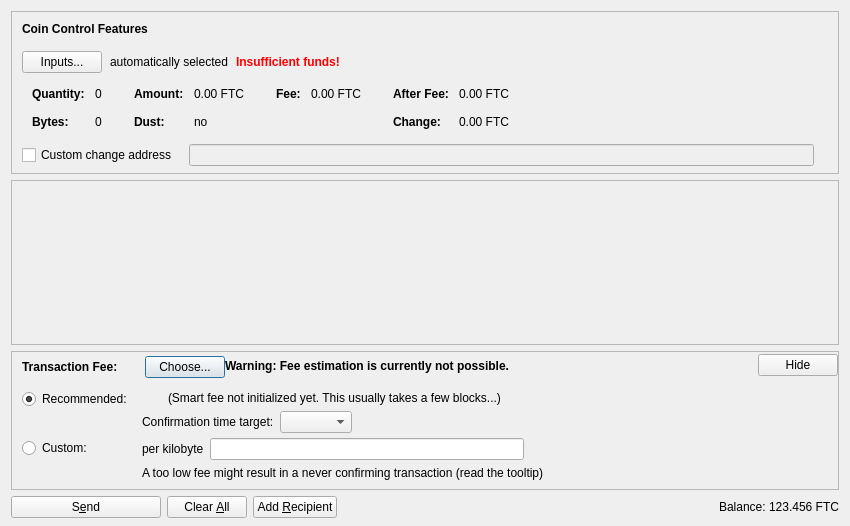
<?xml version="1.0" encoding="UTF-8"?>
<ui version="4.0">
 <class>SendCoinsDialog</class>
 <widget class="QDialog" name="SendCoinsDialog">
  <property name="geometry">
   <rect>
    <x>0</x>
    <y>0</y>
    <width>850</width>
    <height>526</height>
   </rect>
  </property>
  <property name="windowTitle">
   <string>Send Coins</string>
  </property>
  <layout class="QVBoxLayout" name="verticalLayout" stretch="0,1,0,0">
   <property name="bottomMargin">
    <number>8</number>
   </property>
   <item>
    <widget class="QFrame" name="frameCoinControl">
     <property name="sizePolicy">
      <sizepolicy hsizetype="Expanding" vsizetype="Expanding">
       <horstretch>0</horstretch>
       <verstretch>0</verstretch>
      </sizepolicy>
     </property>
     <property name="maximumSize">
      <size>
       <width>16777215</width>
       <height>16777215</height>
      </size>
     </property>
     <property name="frameShape">
      <enum>QFrame::StyledPanel</enum>
     </property>
     <property name="frameShadow">
      <enum>QFrame::Sunken</enum>
     </property>
     <layout class="QVBoxLayout" name="verticalLayoutCoinControl2">
      <property name="spacing">
       <number>0</number>
      </property>
      <property name="leftMargin">
       <number>0</number>
      </property>
      <property name="topMargin">
       <number>0</number>
      </property>
      <property name="rightMargin">
       <number>0</number>
      </property>
      <property name="bottomMargin">
       <number>6</number>
      </property>
      <item>
       <layout class="QVBoxLayout" name="verticalLayoutCoinControl" stretch="0,0,0,0,1">
        <property name="spacing">
         <number>0</number>
        </property>
        <property name="leftMargin">
         <number>10</number>
        </property>
        <property name="topMargin">
         <number>10</number>
        </property>
        <item>
         <layout class="QHBoxLayout" name="horizontalLayoutCoinControl1">
          <property name="bottomMargin">
           <number>15</number>
          </property>
          <item>
           <widget class="QLabel" name="labelCoinControlFeatures">
            <property name="sizePolicy">
             <sizepolicy hsizetype="Preferred" vsizetype="Maximum">
              <horstretch>0</horstretch>
              <verstretch>0</verstretch>
             </sizepolicy>
            </property>
            <property name="font">
             <font>
              <weight>75</weight>
              <bold>true</bold>
             </font>
            </property>
            <property name="styleSheet">
             <string notr="true">font-weight:bold;</string>
            </property>
            <property name="text">
             <string>Coin Control Features</string>
            </property>
           </widget>
          </item>
         </layout>
        </item>
        <item>
         <layout class="QHBoxLayout" name="horizontalLayoutCoinControl2" stretch="0,0,0,0">
          <property name="spacing">
           <number>8</number>
          </property>
          <property name="bottomMargin">
           <number>10</number>
          </property>
          <item>
           <widget class="QPushButton" name="pushButtonCoinControl">
            <property name="styleSheet">
             <string notr="true"/>
            </property>
            <property name="text">
             <string>Inputs...</string>
            </property>
            <property name="autoDefault">
             <bool>false</bool>
            </property>
           </widget>
          </item>
          <item>
           <widget class="QLabel" name="labelCoinControlAutomaticallySelected">
            <property name="text">
             <string>automatically selected</string>
            </property>
            <property name="margin">
             <number>5</number>
            </property>
           </widget>
          </item>
          <item>
           <widget class="QLabel" name="labelCoinControlInsuffFunds">
            <property name="font">
             <font>
              <weight>75</weight>
              <bold>true</bold>
             </font>
            </property>
            <property name="styleSheet">
             <string notr="true">color:red;font-weight:bold;</string>
            </property>
            <property name="text">
             <string>Insufficient funds!</string>
            </property>
            <property name="margin">
             <number>5</number>
            </property>
           </widget>
          </item>
          <item>
           <spacer name="horizontalSpacerCoinControl">
            <property name="orientation">
             <enum>Qt::Horizontal</enum>
            </property>
            <property name="sizeHint" stdset="0">
             <size>
              <width>40</width>
              <height>1</height>
             </size>
            </property>
           </spacer>
          </item>
         </layout>
        </item>
        <item>
         <widget class="QWidget" name="widgetCoinControl" native="true">
          <property name="sizePolicy">
           <sizepolicy hsizetype="Preferred" vsizetype="Preferred">
            <horstretch>0</horstretch>
            <verstretch>0</verstretch>
           </sizepolicy>
          </property>
          <property name="minimumSize">
           <size>
            <width>0</width>
            <height>0</height>
           </size>
          </property>
          <property name="styleSheet">
           <string notr="true"/>
          </property>
          <layout class="QHBoxLayout" name="horizontalLayoutCoinControl5">
           <property name="leftMargin">
            <number>0</number>
           </property>
           <property name="topMargin">
            <number>0</number>
           </property>
           <property name="rightMargin">
            <number>0</number>
           </property>
           <property name="bottomMargin">
            <number>0</number>
           </property>
           <item>
            <layout class="QHBoxLayout" name="horizontalLayoutCoinControl3" stretch="0,0,0,1">
             <property name="spacing">
              <number>20</number>
             </property>
             <property name="topMargin">
              <number>0</number>
             </property>
             <property name="bottomMargin">
              <number>10</number>
             </property>
             <item>
              <layout class="QFormLayout" name="formLayoutCoinControl1">
               <property name="horizontalSpacing">
                <number>10</number>
               </property>
               <property name="verticalSpacing">
                <number>14</number>
               </property>
               <property name="leftMargin">
                <number>10</number>
               </property>
               <property name="topMargin">
                <number>4</number>
               </property>
               <property name="rightMargin">
                <number>6</number>
               </property>
               <item row="0" column="0">
                <widget class="QLabel" name="labelCoinControlQuantityText">
                 <property name="font">
                  <font>
                   <weight>75</weight>
                   <bold>true</bold>
                  </font>
                 </property>
                 <property name="text">
                  <string>Quantity:</string>
                 </property>
                 <property name="margin">
                  <number>0</number>
                 </property>
                </widget>
               </item>
               <item row="0" column="1">
                <widget class="QLabel" name="labelCoinControlQuantity">
                 <property name="cursor">
                  <cursorShape>IBeamCursor</cursorShape>
                 </property>
                 <property name="contextMenuPolicy">
                  <enum>Qt::ActionsContextMenu</enum>
                 </property>
                 <property name="text">
                  <string notr="true">0</string>
                 </property>
                 <property name="margin">
                  <number>0</number>
                 </property>
                 <property name="textInteractionFlags">
                  <set>Qt::LinksAccessibleByMouse|Qt::TextSelectableByKeyboard|Qt::TextSelectableByMouse</set>
                 </property>
                </widget>
               </item>
               <item row="1" column="0">
                <widget class="QLabel" name="labelCoinControlBytesText">
                 <property name="font">
                  <font>
                   <weight>75</weight>
                   <bold>true</bold>
                  </font>
                 </property>
                 <property name="text">
                  <string>Bytes:</string>
                 </property>
                </widget>
               </item>
               <item row="1" column="1">
                <widget class="QLabel" name="labelCoinControlBytes">
                 <property name="cursor">
                  <cursorShape>IBeamCursor</cursorShape>
                 </property>
                 <property name="contextMenuPolicy">
                  <enum>Qt::ActionsContextMenu</enum>
                 </property>
                 <property name="text">
                  <string notr="true">0</string>
                 </property>
                 <property name="textInteractionFlags">
                  <set>Qt::LinksAccessibleByMouse|Qt::TextSelectableByKeyboard|Qt::TextSelectableByMouse</set>
                 </property>
                </widget>
               </item>
              </layout>
             </item>
             <item>
              <layout class="QFormLayout" name="formLayoutCoinControl2">
               <property name="horizontalSpacing">
                <number>10</number>
               </property>
               <property name="verticalSpacing">
                <number>14</number>
               </property>
               <property name="leftMargin">
                <number>6</number>
               </property>
               <property name="topMargin">
                <number>4</number>
               </property>
               <property name="rightMargin">
                <number>6</number>
               </property>
               <item row="0" column="0">
                <widget class="QLabel" name="labelCoinControlAmountText">
                 <property name="font">
                  <font>
                   <weight>75</weight>
                   <bold>true</bold>
                  </font>
                 </property>
                 <property name="text">
                  <string>Amount:</string>
                 </property>
                 <property name="margin">
                  <number>0</number>
                 </property>
                </widget>
               </item>
               <item row="0" column="1">
                <widget class="QLabel" name="labelCoinControlAmount">
                 <property name="cursor">
                  <cursorShape>IBeamCursor</cursorShape>
                 </property>
                 <property name="contextMenuPolicy">
                  <enum>Qt::ActionsContextMenu</enum>
                 </property>
                 <property name="text">
                  <string notr="true">0.00 FTC</string>
                 </property>
                 <property name="textInteractionFlags">
                  <set>Qt::LinksAccessibleByMouse|Qt::TextSelectableByKeyboard|Qt::TextSelectableByMouse</set>
                 </property>
                </widget>
               </item>
               <item row="1" column="0">
                <widget class="QLabel" name="labelCoinControlLowOutputText">
                 <property name="font">
                  <font>
                   <weight>75</weight>
                   <bold>true</bold>
                  </font>
                 </property>
                 <property name="text">
                  <string>Dust:</string>
                 </property>
                </widget>
               </item>
               <item row="1" column="1">
                <widget class="QLabel" name="labelCoinControlLowOutput">
                 <property name="cursor">
                  <cursorShape>IBeamCursor</cursorShape>
                 </property>
                 <property name="contextMenuPolicy">
                  <enum>Qt::ActionsContextMenu</enum>
                 </property>
                 <property name="text">
                  <string notr="true">no</string>
                 </property>
                 <property name="textInteractionFlags">
                  <set>Qt::LinksAccessibleByMouse|Qt::TextSelectableByKeyboard|Qt::TextSelectableByMouse</set>
                 </property>
                </widget>
               </item>
              </layout>
             </item>
             <item>
              <layout class="QFormLayout" name="formLayoutCoinControl3">
               <property name="horizontalSpacing">
                <number>10</number>
               </property>
               <property name="verticalSpacing">
                <number>14</number>
               </property>
               <property name="leftMargin">
                <number>6</number>
               </property>
               <property name="topMargin">
                <number>4</number>
               </property>
               <property name="rightMargin">
                <number>6</number>
               </property>
               <item row="0" column="0">
                <widget class="QLabel" name="labelCoinControlFeeText">
                 <property name="font">
                  <font>
                   <weight>75</weight>
                   <bold>true</bold>
                  </font>
                 </property>
                 <property name="text">
                  <string>Fee:</string>
                 </property>
                 <property name="margin">
                  <number>0</number>
                 </property>
                </widget>
               </item>
               <item row="0" column="1">
                <widget class="QLabel" name="labelCoinControlFee">
                 <property name="cursor">
                  <cursorShape>IBeamCursor</cursorShape>
                 </property>
                 <property name="contextMenuPolicy">
                  <enum>Qt::ActionsContextMenu</enum>
                 </property>
                 <property name="text">
                  <string notr="true">0.00 FTC</string>
                 </property>
                 <property name="textInteractionFlags">
                  <set>Qt::LinksAccessibleByMouse|Qt::TextSelectableByKeyboard|Qt::TextSelectableByMouse</set>
                 </property>
                </widget>
               </item>
              </layout>
             </item>
             <item>
              <layout class="QFormLayout" name="formLayoutCoinControl4">
               <property name="horizontalSpacing">
                <number>10</number>
               </property>
               <property name="verticalSpacing">
                <number>14</number>
               </property>
               <property name="leftMargin">
                <number>6</number>
               </property>
               <property name="topMargin">
                <number>4</number>
               </property>
               <property name="rightMargin">
                <number>6</number>
               </property>
               <item row="0" column="0">
                <widget class="QLabel" name="labelCoinControlAfterFeeText">
                 <property name="font">
                  <font>
                   <weight>75</weight>
                   <bold>true</bold>
                  </font>
                 </property>
                 <property name="text">
                  <string>After Fee:</string>
                 </property>
                 <property name="margin">
                  <number>0</number>
                 </property>
                </widget>
               </item>
               <item row="0" column="1">
                <widget class="QLabel" name="labelCoinControlAfterFee">
                 <property name="cursor">
                  <cursorShape>IBeamCursor</cursorShape>
                 </property>
                 <property name="contextMenuPolicy">
                  <enum>Qt::ActionsContextMenu</enum>
                 </property>
                 <property name="text">
                  <string notr="true">0.00 FTC</string>
                 </property>
                 <property name="textInteractionFlags">
                  <set>Qt::LinksAccessibleByMouse|Qt::TextSelectableByKeyboard|Qt::TextSelectableByMouse</set>
                 </property>
                </widget>
               </item>
               <item row="1" column="0">
                <widget class="QLabel" name="labelCoinControlChangeText">
                 <property name="font">
                  <font>
                   <weight>75</weight>
                   <bold>true</bold>
                  </font>
                 </property>
                 <property name="text">
                  <string>Change:</string>
                 </property>
                </widget>
               </item>
               <item row="1" column="1">
                <widget class="QLabel" name="labelCoinControlChange">
                 <property name="cursor">
                  <cursorShape>IBeamCursor</cursorShape>
                 </property>
                 <property name="contextMenuPolicy">
                  <enum>Qt::ActionsContextMenu</enum>
                 </property>
                 <property name="text">
                  <string notr="true">0.00 FTC</string>
                 </property>
                 <property name="textInteractionFlags">
                  <set>Qt::LinksAccessibleByMouse|Qt::TextSelectableByKeyboard|Qt::TextSelectableByMouse</set>
                 </property>
                </widget>
               </item>
              </layout>
             </item>
            </layout>
           </item>
          </layout>
         </widget>
        </item>
        <item>
         <layout class="QHBoxLayout" name="horizontalLayoutCoinControl4" stretch="0,0,0">
          <property name="spacing">
           <number>12</number>
          </property>
          <property name="sizeConstraint">
           <enum>QLayout::SetDefaultConstraint</enum>
          </property>
          <property name="topMargin">
           <number>5</number>
          </property>
          <property name="rightMargin">
           <number>5</number>
          </property>
          <item>
           <widget class="QCheckBox" name="checkBoxCoinControlChange">
            <property name="toolTip">
             <string>If this is activated, but the change address is empty or invalid, change will be sent to a newly generated address.</string>
            </property>
            <property name="text">
             <string>Custom change address</string>
            </property>
           </widget>
          </item>
          <item>
           <widget class="QValidatedLineEdit" name="lineEditCoinControlChange">
            <property name="enabled">
             <bool>false</bool>
            </property>
            <property name="sizePolicy">
             <sizepolicy hsizetype="Expanding" vsizetype="Fixed">
              <horstretch>0</horstretch>
              <verstretch>0</verstretch>
             </sizepolicy>
            </property>
           </widget>
          </item>
          <item>
           <widget class="QLabel" name="labelCoinControlChangeLabel">
            <property name="sizePolicy">
             <sizepolicy hsizetype="Preferred" vsizetype="Expanding">
              <horstretch>0</horstretch>
              <verstretch>0</verstretch>
             </sizepolicy>
            </property>
            <property name="minimumSize">
             <size>
              <width>0</width>
              <height>0</height>
             </size>
            </property>
            <property name="text">
             <string/>
            </property>
            <property name="margin">
             <number>3</number>
            </property>
           </widget>
          </item>
         </layout>
        </item>
        <item>
         <spacer name="verticalSpacerCoinControl">
          <property name="orientation">
           <enum>Qt::Vertical</enum>
          </property>
          <property name="sizeHint" stdset="0">
           <size>
            <width>800</width>
            <height>1</height>
           </size>
          </property>
         </spacer>
        </item>
       </layout>
      </item>
     </layout>
    </widget>
   </item>
   <item>
    <widget class="QScrollArea" name="scrollArea">
     <property name="widgetResizable">
      <bool>true</bool>
     </property>
     <widget class="QWidget" name="scrollAreaWidgetContents">
      <property name="geometry">
       <rect>
        <x>0</x>
        <y>0</y>
        <width>830</width>
        <height>104</height>
       </rect>
      </property>
      <layout class="QVBoxLayout" name="verticalLayout_2" stretch="0,1">
       <property name="leftMargin">
        <number>0</number>
       </property>
       <property name="topMargin">
        <number>0</number>
       </property>
       <property name="rightMargin">
        <number>0</number>
       </property>
       <property name="bottomMargin">
        <number>0</number>
       </property>
       <item>
        <layout class="QVBoxLayout" name="entries">
         <property name="spacing">
          <number>6</number>
         </property>
        </layout>
       </item>
       <item>
        <spacer name="verticalSpacer">
         <property name="orientation">
          <enum>Qt::Vertical</enum>
         </property>
         <property name="sizeHint" stdset="0">
          <size>
           <width>20</width>
           <height>40</height>
          </size>
         </property>
        </spacer>
       </item>
      </layout>
     </widget>
    </widget>
   </item>
   <item>
    <widget class="QFrame" name="frameFee">
     <property name="sizePolicy">
      <sizepolicy hsizetype="Expanding" vsizetype="Expanding">
       <horstretch>0</horstretch>
       <verstretch>0</verstretch>
      </sizepolicy>
     </property>
     <property name="maximumSize">
      <size>
       <width>16777215</width>
       <height>16777215</height>
      </size>
     </property>
     <property name="frameShape">
      <enum>QFrame::StyledPanel</enum>
     </property>
     <property name="frameShadow">
      <enum>QFrame::Sunken</enum>
     </property>
     <layout class="QVBoxLayout" name="verticalLayoutFee1">
      <property name="spacing">
       <number>0</number>
      </property>
      <property name="leftMargin">
       <number>0</number>
      </property>
      <property name="topMargin">
       <number>0</number>
      </property>
      <property name="rightMargin">
       <number>0</number>
      </property>
      <property name="bottomMargin">
       <number>0</number>
      </property>
      <item>
       <layout class="QVBoxLayout" name="verticalLayoutFee2" stretch="0,0,0">
        <property name="spacing">
         <number>0</number>
        </property>
        <property name="leftMargin">
         <number>10</number>
        </property>
        <property name="topMargin">
         <number>0</number>
        </property>
        <item>
         <layout class="QHBoxLayout" name="horizontalLayoutFee1">
          <property name="bottomMargin">
           <number>0</number>
          </property>
          <item>
           <layout class="QVBoxLayout" name="verticalLayoutFee7">
            <property name="spacing">
             <number>0</number>
            </property>
            <item>
             <spacer name="verticalSpacerSmartFee">
              <property name="orientation">
               <enum>Qt::Vertical</enum>
              </property>
              <property name="sizeType">
               <enum>QSizePolicy::Fixed</enum>
              </property>
              <property name="sizeHint" stdset="0">
               <size>
                <width>1</width>
                <height>4</height>
               </size>
              </property>
             </spacer>
            </item>
            <item>
             <layout class="QHBoxLayout" name="horizontalLayoutSmartFee">
              <property name="spacing">
               <number>10</number>
              </property>
              <item>
               <widget class="QLabel" name="labelFeeHeadline">
                <property name="sizePolicy">
                 <sizepolicy hsizetype="Preferred" vsizetype="Maximum">
                  <horstretch>0</horstretch>
                  <verstretch>0</verstretch>
                 </sizepolicy>
                </property>
                <property name="font">
                 <font>
                  <weight>75</weight>
                  <bold>true</bold>
                 </font>
                </property>
                <property name="styleSheet">
                 <string notr="true">font-weight:bold;</string>
                </property>
                <property name="text">
                 <string>Transaction Fee:</string>
                </property>
               </widget>
              </item>
              <item>
               <widget class="QLabel" name="labelFeeMinimized">
                <property name="text">
                 <string/>
                </property>
               </widget>
              </item>
              <item>
               <widget class="QPushButton" name="buttonChooseFee">
                <property name="text">
                 <string>Choose...</string>
                </property>
               </widget>
              </item>
             </layout>
            </item>
            <item>
             <spacer name="verticalSpacer_5">
              <property name="orientation">
               <enum>Qt::Vertical</enum>
              </property>
              <property name="sizeHint" stdset="0">
               <size>
                <width>1</width>
                <height>1</height>
               </size>
              </property>
             </spacer>
            </item>
           </layout>
          </item>
          <item>
           <widget class="QLabel" name="fallbackFeeWarningLabel">
            <property name="toolTip">
             <string>Using the fallbackfee can result in sending a transaction that will take several hours or days (or never) to confirm. Consider choosing your fee manually or wait until you have validated the complete chain.</string>
            </property>
            <property name="font">
            <font>
                <weight>75</weight>
                <bold>true</bold>
            </font>
            </property>
            <property name="text">
             <string>Warning: Fee estimation is currently not possible.</string>
            </property>
            <property name="wordWrap">
             <bool>false</bool>
            </property>
           </widget>
          </item>
          <item>
           <spacer name="horizontalSpacer_4">
            <property name="orientation">
             <enum>Qt::Horizontal</enum>
            </property>
            <property name="sizeType">
             <enum>QSizePolicy::MinimumExpanding</enum>
            </property>
            <property name="sizeHint" stdset="0">
             <size>
              <width>40</width>
              <height>20</height>
             </size>
            </property>
           </spacer>
          </item>
          <item>
           <widget class="QPushButton" name="buttonMinimizeFee">
            <property name="toolTip">
             <string>collapse fee-settings</string>
            </property>
            <property name="text">
             <string>Hide</string>
            </property>
           </widget>
          </item>
         </layout>
        </item>
        <item>
         <widget class="QFrame" name="frameFeeSelection">
          <layout class="QVBoxLayout" name="verticalLayoutFee12">
           <property name="spacing">
            <number>0</number>
           </property>
           <property name="leftMargin">
            <number>0</number>
           </property>
           <property name="topMargin">
            <number>0</number>
           </property>
           <property name="rightMargin">
            <number>0</number>
           </property>
           <property name="bottomMargin">
            <number>0</number>
           </property>
           <item>
            <layout class="QGridLayout" name="gridLayoutFee">
             <property name="topMargin">
              <number>10</number>
             </property>
             <property name="bottomMargin">
              <number>4</number>
             </property>
             <property name="horizontalSpacing">
              <number>10</number>
             </property>
             <property name="verticalSpacing">
              <number>4</number>
             </property>
             <item row="1" column="1">
              <layout class="QVBoxLayout" name="verticalLayoutFee8">
               <property name="spacing">
                <number>6</number>
               </property>
               <item>
                <layout class="QHBoxLayout" name="horizontalLayoutFee13">
                 <item>
                  <widget class="QLabel" name="labelCustomPerKilobyte">
                   <property name="toolTip">
                    <string>Specify a custom fee per kB (1,000 bytes) of the transaction's virtual size.

Note:  Since the fee is calculated on a per-byte basis, a fee of "100 satoshis per kB" for a transaction size of 500 bytes (half of 1 kB) would ultimately yield a fee of only 50 satoshis.</string>
                   </property>
                   <property name="text">
                    <string>per kilobyte</string>
                   </property>
                  </widget>
                 </item>
                 <item>
                  <widget class="BitcoinAmountField" name="customFee"/>
                 </item>
                 <item>
                  <spacer name="horizontalSpacer_6">
                   <property name="orientation">
                    <enum>Qt::Horizontal</enum>
                   </property>
                   <property name="sizeHint" stdset="0">
                    <size>
                     <width>1</width>
                     <height>1</height>
                    </size>
                   </property>
                  </spacer>
                 </item>
                </layout>
               </item>
               <item>
                <layout class="QHBoxLayout" name="horizontalLayoutFee8">
                 <item>
                  <widget class="QLabel" name="labelCustomFeeWarning">
                   <property name="enabled">
                    <bool>true</bool>
                   </property>
                   <property name="toolTip">
                    <string>When there is less transaction volume than space in the blocks, miners as well as relaying nodes may enforce a minimum fee. Paying only this minimum fee is just fine, but be aware that this can result in a never confirming transaction once there is more demand for napocoin transactions than the network can process.</string>
                   </property>
                   <property name="text">
                    <string>A too low fee might result in a never confirming transaction (read the tooltip)</string>
                   </property>
                  </widget>
                 </item>
                 <item>
                  <spacer name="horizontalSpacer_2">
                   <property name="orientation">
                    <enum>Qt::Horizontal</enum>
                   </property>
                   <property name="sizeHint" stdset="0">
                    <size>
                     <width>1</width>
                     <height>1</height>
                    </size>
                   </property>
                  </spacer>
                 </item>
                </layout>
               </item>
              </layout>
             </item>
             <item row="0" column="0">
              <layout class="QVBoxLayout" name="verticalLayoutFee4" stretch="0,1">
               <item>
                <widget class="QRadioButton" name="radioSmartFee">
                 <property name="text">
                  <string>Recommended:</string>
                 </property>
                 <property name="checked">
                  <bool>true</bool>
                 </property>
                 <attribute name="buttonGroup">
                  <string notr="true">groupFee</string>
                 </attribute>
                </widget>
               </item>
               <item>
                <spacer name="verticalSpacer_2">
                 <property name="orientation">
                  <enum>Qt::Vertical</enum>
                 </property>
                 <property name="sizeHint" stdset="0">
                  <size>
                   <width>1</width>
                   <height>1</height>
                  </size>
                 </property>
                </spacer>
               </item>
              </layout>
             </item>
             <item row="1" column="0">
              <layout class="QVBoxLayout" name="verticalLayoutFee9" stretch="0,1">
               <item>
                <widget class="QRadioButton" name="radioCustomFee">
                 <property name="text">
                  <string>Custom:</string>
                 </property>
                 <attribute name="buttonGroup">
                  <string notr="true">groupFee</string>
                 </attribute>
                </widget>
               </item>
               <item>
                <spacer name="verticalSpacer_6">
                 <property name="orientation">
                  <enum>Qt::Vertical</enum>
                 </property>
                 <property name="sizeHint" stdset="0">
                  <size>
                   <width>1</width>
                   <height>1</height>
                  </size>
                 </property>
                </spacer>
               </item>
              </layout>
             </item>
             <item row="0" column="1">
              <layout class="QVBoxLayout" name="verticalLayoutFee3" stretch="0,0,1">
               <property name="spacing">
                <number>6</number>
               </property>
               <property name="topMargin">
                <number>2</number>
               </property>
               <item>
                <layout class="QHBoxLayout" name="horizontalLayoutFee12">
                 <item>
                  <widget class="QLabel" name="labelSmartFee">
                   <property name="text">
                    <string/>
                   </property>
                  </widget>
                 </item>
                 <item>
                  <widget class="QLabel" name="labelFeeEstimation">
                   <property name="text">
                    <string/>
                   </property>
                  </widget>
                 </item>
                 <item>
                  <widget class="QLabel" name="labelSmartFee2">
                   <property name="text">
                    <string>(Smart fee not initialized yet. This usually takes a few blocks...)</string>
                   </property>
                  </widget>
                 </item>
                 <item>
                  <spacer name="horizontalSpacer_5">
                   <property name="orientation">
                    <enum>Qt::Horizontal</enum>
                   </property>
                   <property name="sizeHint" stdset="0">
                    <size>
                     <width>1</width>
                     <height>1</height>
                    </size>
                   </property>
                  </spacer>
                 </item>
                </layout>
               </item>
               <item>
                <layout class="QHBoxLayout" name="horizontalLayoutFee9">
                 <item>
                  <layout class="QVBoxLayout" name="verticalLayoutFee6">
                   <item>
                    <widget class="QLabel" name="labelSmartFee3">
                     <property name="text">
                      <string>Confirmation time target:</string>
                     </property>
                    </widget>
                   </item>
                  </layout>
                 </item>
                 <item>
                  <layout class="QVBoxLayout" name="verticalLayoutFee5">
                   <property name="rightMargin">
                    <number>30</number>
                   </property>
                   <item>
                    <layout class="QHBoxLayout" name="horizontalLayoutConfTarget">
                     <property name="bottomMargin">
                      <number>0</number>
                     </property>
                     <item>
                      <widget class="QComboBox" name="confTargetSelector"/>
                     </item>
                     <item>
                      <spacer name="horizontalSpacerConfTarget">
                       <property name="orientation">
                        <enum>Qt::Horizontal</enum>
                       </property>
                       <property name="sizeHint" stdset="0">
                        <size>
                         <width>40</width>
                         <height>20</height>
                        </size>
                       </property>
                      </spacer>
                     </item>
                    </layout>
                   </item>
                  </layout>
                 </item>
                </layout>
               </item>
               <item>
                <spacer name="verticalSpacer_4">
                 <property name="orientation">
                  <enum>Qt::Vertical</enum>
                 </property>
                 <property name="sizeHint" stdset="0">
                  <size>
                   <width>1</width>
                   <height>1</height>
                  </size>
                 </property>
                </spacer>
               </item>
              </layout>
             </item>
            </layout>
           </item>
          </layout>
         </widget>
        </item>
        <item>
         <spacer name="verticalSpacerFee">
          <property name="orientation">
           <enum>Qt::Vertical</enum>
          </property>
          <property name="sizeHint" stdset="0">
           <size>
            <width>40</width>
            <height>5</height>
           </size>
          </property>
         </spacer>
        </item>
       </layout>
      </item>
     </layout>
    </widget>
   </item>
   <item>
    <layout class="QHBoxLayout" name="horizontalLayout">
     <item>
      <widget class="QPushButton" name="sendButton">
       <property name="minimumSize">
        <size>
         <width>150</width>
         <height>0</height>
        </size>
       </property>
       <property name="toolTip">
        <string>Confirm the send action</string>
       </property>
       <property name="text">
        <string>S&amp;end</string>
       </property>
       <property name="icon">
        <iconset resource="../bitcoin.qrc">
         <normaloff>:/icons/send</normaloff>:/icons/send</iconset>
       </property>
       <property name="autoDefault">
        <bool>false</bool>
       </property>
       <property name="default">
        <bool>false</bool>
       </property>
      </widget>
     </item>
     <item>
      <widget class="QPushButton" name="clearButton">
       <property name="sizePolicy">
        <sizepolicy hsizetype="Minimum" vsizetype="Fixed">
         <horstretch>0</horstretch>
         <verstretch>0</verstretch>
        </sizepolicy>
       </property>
       <property name="toolTip">
        <string>Clear all fields of the form.</string>
       </property>
       <property name="text">
        <string>Clear &amp;All</string>
       </property>
       <property name="icon">
        <iconset resource="../bitcoin.qrc">
         <normaloff>:/icons/remove</normaloff>:/icons/remove</iconset>
       </property>
       <property name="autoDefault">
        <bool>false</bool>
       </property>
      </widget>
     </item>
     <item>
      <widget class="QPushButton" name="addButton">
       <property name="toolTip">
        <string>Send to multiple recipients at once</string>
       </property>
       <property name="text">
        <string>Add &amp;Recipient</string>
       </property>
       <property name="icon">
        <iconset resource="../bitcoin.qrc">
         <normaloff>:/icons/add</normaloff>:/icons/add</iconset>
       </property>
       <property name="autoDefault">
        <bool>false</bool>
       </property>
      </widget>
     </item>
     <item>
      <spacer name="horizontalSpacer">
       <property name="orientation">
        <enum>Qt::Horizontal</enum>
       </property>
       <property name="sizeHint" stdset="0">
        <size>
         <width>40</width>
         <height>20</height>
        </size>
       </property>
      </spacer>
     </item>
     <item>
      <layout class="QHBoxLayout" name="horizontalLayout_2">
       <property name="spacing">
        <number>3</number>
       </property>
       <item>
        <widget class="QLabel" name="label">
         <property name="sizePolicy">
          <sizepolicy hsizetype="Preferred" vsizetype="Fixed">
           <horstretch>0</horstretch>
           <verstretch>0</verstretch>
          </sizepolicy>
         </property>
         <property name="text">
          <string>Balance:</string>
         </property>
        </widget>
       </item>
       <item>
        <widget class="QLabel" name="labelBalance">
         <property name="sizePolicy">
          <sizepolicy hsizetype="Preferred" vsizetype="Fixed">
           <horstretch>0</horstretch>
           <verstretch>0</verstretch>
          </sizepolicy>
         </property>
         <property name="cursor">
          <cursorShape>IBeamCursor</cursorShape>
         </property>
         <property name="text">
          <string notr="true">123.456 FTC</string>
         </property>
         <property name="textInteractionFlags">
          <set>Qt::LinksAccessibleByMouse|Qt::TextSelectableByKeyboard|Qt::TextSelectableByMouse</set>
         </property>
        </widget>
       </item>
      </layout>
     </item>
    </layout>
   </item>
  </layout>
 </widget>
 <customwidgets>
  <customwidget>
   <class>QValidatedLineEdit</class>
   <extends>QLineEdit</extends>
   <header>qt/qvalidatedlineedit.h</header>
  </customwidget>
  <customwidget>
   <class>BitcoinAmountField</class>
   <extends>QLineEdit</extends>
   <header>qt/bitcoinamountfield.h</header>
   <container>1</container>
  </customwidget>
 </customwidgets>
 <resources>
  <include location="../bitcoin.qrc"/>
 </resources>
 <connections/>
 <buttongroups>
  <buttongroup name="groupFee"/>
 </buttongroups>
</ui>
